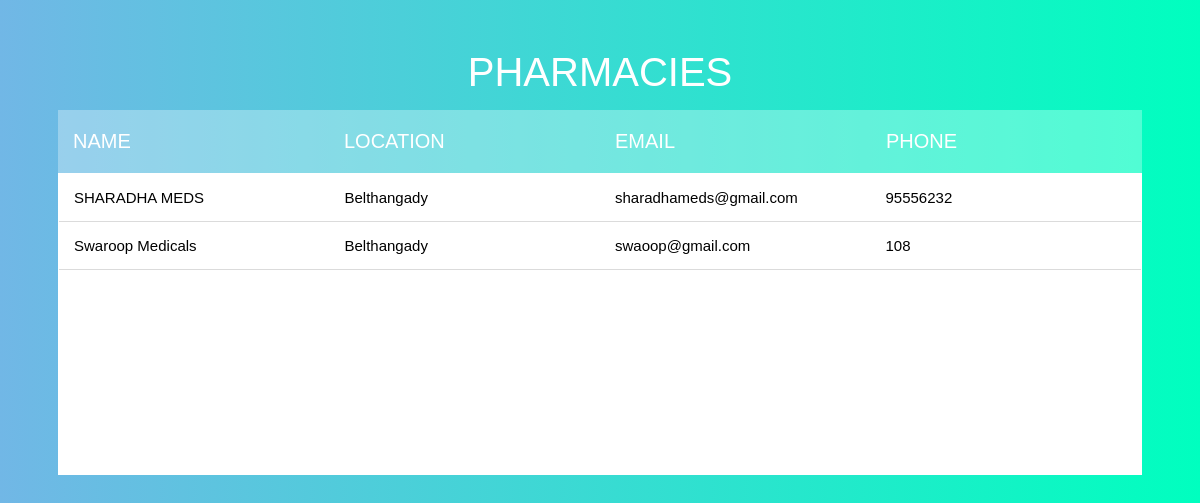
Page /PharmacyDisplay.php on the earlier database version.
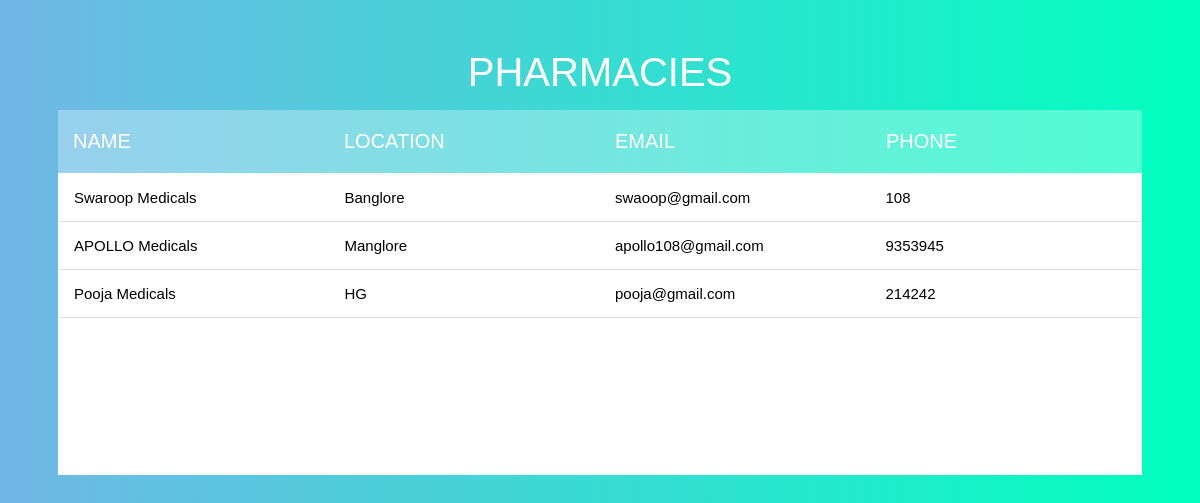
Same page on the later database version.
### tables this page shows
CREATE TABLE `pharmacy` (
  `P_ID` int(10) NOT NULL,
  `P_NAME` varchar(20) NOT NULL,
  `P_LOCATION` varchar(20) NOT NULL,
  `email` varchar(100) NOT NULL,
  `PHONE` int(10) NOT NULL,
  `password` varchar(100) NOT NULL
);

### PharmacyDisplay.php (the view, shortened to what this page needs)
<!DOCTYPE html>
<html lang="en">
<head>
    <link rel="stylesheet" href="https://cdnjs.cloudflare.com/ajax/libs/font-awesome/4.7.0/css/font-awesome.min.css" />
    <link rel="stylesheet" href="css/PharmacyDisplay.css">
</head>
<body>
    <section>
        <h1>PHARMACIES </h1>
            <div class="tbl-header">
                <table cellpadding="0" cellspacing="0" border="0" >
                    <thead>
                        <tr>
                            <th>NAME</th>
                            <th>LOCATION</th>
                            <th>EMAIL</th>
                            <th>PHONE</th>
                        </tr>
                    </thead>
                </table>
            </div>
    <div class="tbl-content">
        <table  cellpadding="0" cellspacing="0" border="0">
            <tbody>
            <?php
                include 'connection.php';
                $selectquery=" select  *  from  pharmacy " ;
                $query=mysqli_query($con,$selectquery);
                while($res=mysqli_fetch_array($query))
                {
             ?>
             <tr>
                 <td> <?php  echo $res['P_NAME'];  ?></td>
                 <td> <?php  echo $res['P_LOCATION'];  ?></td>
                 <td> <?php  echo $res['email'];   ?></td>
                 <td> <?php  echo $res['PHONE'] ;  ?></td>
             </tr>
           <?php
                }
                 ?>
            </tbody>
        </table>
    </div>
    </section>
</body>
</html>

### css/PharmacyDisplay.css (style rules this page uses)
body { font-family: 'Poppins',sans-serif; }
h1 { font-size: 40px; color: #fff; text-transform: uppercase; font-weight: 300; text-align: center; margin-bottom: 15px; font-family: 'Poppins',sans-serif; }
table { width:100%; table-layout: fixed; }
.tbl-header { background-color: rgba(255,255,255,0.3); }
.tbl-content { height:300px; overflow-x:auto; margin-top: 0px; border: 1px solid rgba(255,255,255,0.3); background: #fff; }
th { padding: 20px 15px; text-align: left; font-weight: 500; font-size: 20px; color: #fff; text-transform: uppercase; font-family: 'Poppins',sans-serif; }
td { padding: 15px; text-align: left; vertical-align:middle; font-weight: 300; font-size: 15px; color: black; font-family: 'Poppins',sans-serif; border-bottom: 1px solid rgb(219, 219, 219); }
body { background: -webkit-linear-gradient(#71b7e6, #00FFBF); background: linear-gradient(to right, #71b7e6, #00FFBF); font-family: 'Roboto', sans-serif; }
section { margin: 50px; }

Differences in the rows shown:
removed pharmacy: P_NAME "SHARADHA MEDS", P_LOCATION "Belthangady", email "sharadhameds@gmail.com", PHONE "95556232"
changed pharmacy "Swaroop Medicals": P_LOCATION "Belthangady" → "Banglore"
added pharmacy: P_NAME "APOLLO Medicals", P_LOCATION "Manglore", email "apollo108@gmail.com", PHONE "9353945"
added pharmacy: P_NAME "Pooja Medicals", P_LOCATION "HG", email "pooja@gmail.com", PHONE "214242"
